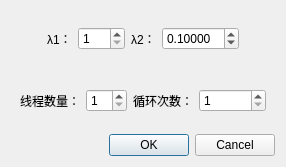
<?xml version="1.0" encoding="UTF-8"?>
<ui version="4.0">
 <class>DialogPlaySimulator</class>
 <widget class="QDialog" name="DialogPlaySimulator">
  <property name="geometry">
   <rect>
    <x>0</x>
    <y>0</y>
    <width>261</width>
    <height>167</height>
   </rect>
  </property>
  <property name="maximumSize">
   <size>
    <width>261</width>
    <height>167</height>
   </size>
  </property>
  <property name="windowTitle">
   <string>仿真配置</string>
  </property>
  <property name="windowIcon">
   <iconset resource="resource.qrc">
    <normaloff>:/img/design.png</normaloff>:/img/design.png</iconset>
  </property>
  <layout class="QVBoxLayout" name="verticalLayout">
   <item>
    <widget class="QWidget" name="widget_4" native="true">
     <layout class="QHBoxLayout" name="horizontalLayout">
      <item>
       <spacer name="horizontalSpacer">
        <property name="orientation">
         <enum>Qt::Horizontal</enum>
        </property>
        <property name="sizeHint" stdset="0">
         <size>
          <width>40</width>
          <height>20</height>
         </size>
        </property>
       </spacer>
      </item>
      <item>
       <widget class="QLabel" name="label">
        <property name="text">
         <string>λ1：</string>
        </property>
       </widget>
      </item>
      <item>
       <widget class="QSpinBox" name="spinBoxLambda1">
        <property name="minimum">
         <number>1</number>
        </property>
        <property name="maximum">
         <number>999</number>
        </property>
       </widget>
      </item>
      <item>
       <widget class="QLabel" name="label_2">
        <property name="text">
         <string>λ2：</string>
        </property>
       </widget>
      </item>
      <item>
       <widget class="QDoubleSpinBox" name="doubleSpinBoxLambda2">
        <property name="decimals">
         <number>5</number>
        </property>
        <property name="value">
         <double>0.100000000000000</double>
        </property>
       </widget>
      </item>
      <item>
       <spacer name="horizontalSpacer_2">
        <property name="orientation">
         <enum>Qt::Horizontal</enum>
        </property>
        <property name="sizeHint" stdset="0">
         <size>
          <width>40</width>
          <height>20</height>
         </size>
        </property>
       </spacer>
      </item>
     </layout>
    </widget>
   </item>
   <item>
    <widget class="QWidget" name="widget_5" native="true">
     <layout class="QHBoxLayout" name="horizontalLayout_2">
      <item>
       <spacer name="horizontalSpacer_4">
        <property name="orientation">
         <enum>Qt::Horizontal</enum>
        </property>
        <property name="sizeHint" stdset="0">
         <size>
          <width>40</width>
          <height>20</height>
         </size>
        </property>
       </spacer>
      </item>
      <item>
       <widget class="QLabel" name="label_3">
        <property name="text">
         <string>线程数量：</string>
        </property>
       </widget>
      </item>
      <item>
       <widget class="QSpinBox" name="spinBoxTread">
        <property name="minimum">
         <number>1</number>
        </property>
       </widget>
      </item>
      <item>
       <widget class="QLabel" name="label_4">
        <property name="text">
         <string>循环次数：</string>
        </property>
       </widget>
      </item>
      <item>
       <widget class="QSpinBox" name="spinBoxCount">
        <property name="minimum">
         <number>1</number>
        </property>
        <property name="maximum">
         <number>999999</number>
        </property>
       </widget>
      </item>
      <item>
       <spacer name="horizontalSpacer_3">
        <property name="orientation">
         <enum>Qt::Horizontal</enum>
        </property>
        <property name="sizeHint" stdset="0">
         <size>
          <width>40</width>
          <height>20</height>
         </size>
        </property>
       </spacer>
      </item>
     </layout>
    </widget>
   </item>
   <item>
    <widget class="QDialogButtonBox" name="buttonBox">
     <property name="orientation">
      <enum>Qt::Horizontal</enum>
     </property>
     <property name="standardButtons">
      <set>QDialogButtonBox::Cancel|QDialogButtonBox::Ok</set>
     </property>
    </widget>
   </item>
  </layout>
 </widget>
 <resources>
  <include location="resource.qrc"/>
 </resources>
 <connections>
  <connection>
   <sender>buttonBox</sender>
   <signal>accepted()</signal>
   <receiver>DialogPlaySimulator</receiver>
   <slot>accept()</slot>
   <hints>
    <hint type="sourcelabel">
     <x>248</x>
     <y>254</y>
    </hint>
    <hint type="destinationlabel">
     <x>157</x>
     <y>274</y>
    </hint>
   </hints>
  </connection>
  <connection>
   <sender>buttonBox</sender>
   <signal>rejected()</signal>
   <receiver>DialogPlaySimulator</receiver>
   <slot>reject()</slot>
   <hints>
    <hint type="sourcelabel">
     <x>316</x>
     <y>260</y>
    </hint>
    <hint type="destinationlabel">
     <x>286</x>
     <y>274</y>
    </hint>
   </hints>
  </connection>
 </connections>
</ui>
